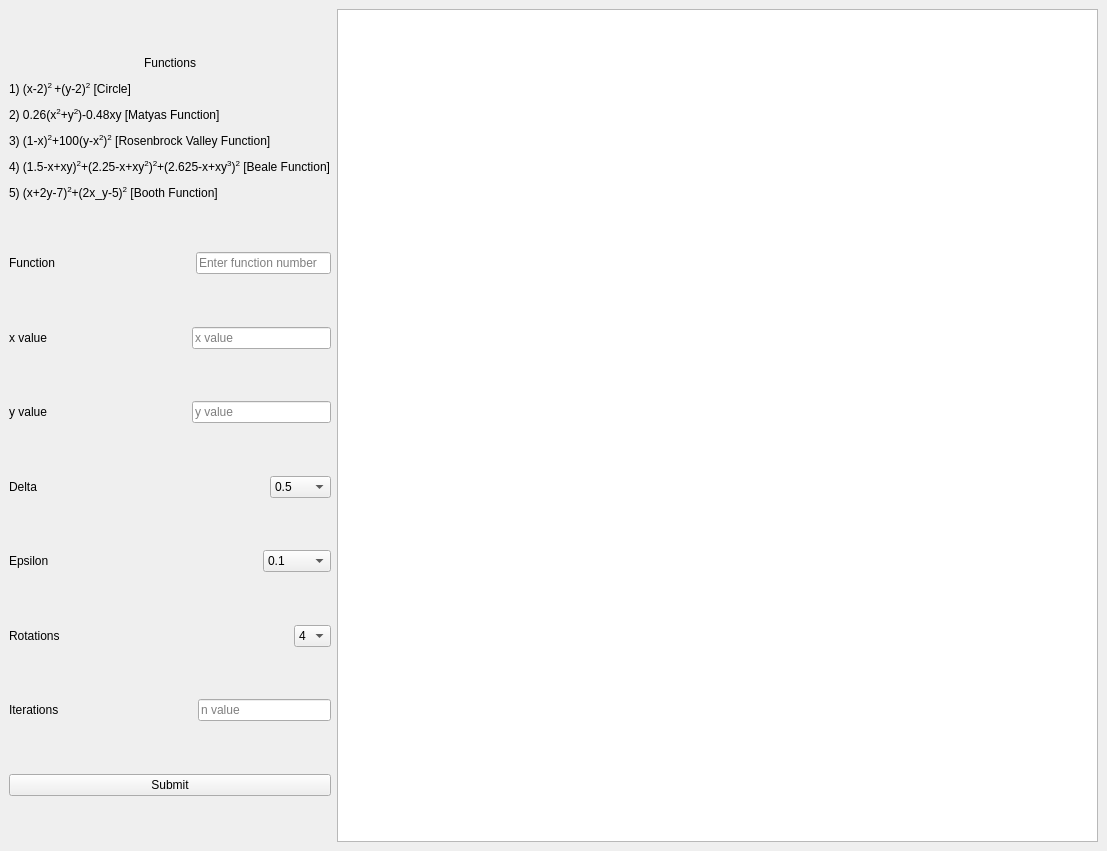
<?xml version="1.0" encoding="UTF-8"?>
<ui version="4.0">
 <class>MainWindow</class>
 <widget class="QMainWindow" name="MainWindow">
  <property name="geometry">
   <rect>
    <x>0</x>
    <y>0</y>
    <width>1107</width>
    <height>851</height>
   </rect>
  </property>
  <property name="windowTitle">
   <string>MainWindow</string>
  </property>
  <widget class="QWidget" name="centralwidget">
   <layout class="QFormLayout" name="formLayout">
    <item row="0" column="0">
     <layout class="QVBoxLayout" name="verticalLayout">
      <item>
       <spacer name="verticalSpacer">
        <property name="orientation">
         <enum>Qt::Vertical</enum>
        </property>
        <property name="sizeHint" stdset="0">
         <size>
          <width>20</width>
          <height>40</height>
         </size>
        </property>
       </spacer>
      </item>
      <item>
       <widget class="QLabel" name="label_7">
        <property name="text">
         <string>&lt;html&gt;&lt;head/&gt;&lt;body&gt;&lt;p align=&quot;center&quot;&gt;Functions&lt;/p&gt;&lt;p&gt;1) (x-2)&lt;span style=&quot; vertical-align:super;&quot;&gt;2 &lt;/span&gt;+(y-2)&lt;span style=&quot; vertical-align:super;&quot;&gt;2&lt;/span&gt; [Circle]&lt;/p&gt;&lt;p&gt;2) 0.26(x&lt;span style=&quot; vertical-align:super;&quot;&gt;2&lt;/span&gt;+y&lt;span style=&quot; vertical-align:super;&quot;&gt;2&lt;/span&gt;)-0.48xy [Matyas Function]&lt;/p&gt;&lt;p&gt;3) (1-x)&lt;span style=&quot; vertical-align:super;&quot;&gt;2&lt;/span&gt;+100(y-x&lt;span style=&quot; vertical-align:super;&quot;&gt;2&lt;/span&gt;)&lt;span style=&quot; vertical-align:super;&quot;&gt;2&lt;/span&gt; [Rosenbrock Valley Function]&lt;/p&gt;&lt;p&gt;4) (1.5-x+xy)&lt;span style=&quot; vertical-align:super;&quot;&gt;2&lt;/span&gt;+(2.25-x+xy&lt;span style=&quot; vertical-align:super;&quot;&gt;2&lt;/span&gt;)&lt;span style=&quot; vertical-align:super;&quot;&gt;2&lt;/span&gt;+(2.625-x+xy&lt;span style=&quot; vertical-align:super;&quot;&gt;3&lt;/span&gt;)&lt;span style=&quot; vertical-align:super;&quot;&gt;2&lt;/span&gt; [Beale Function]&lt;/p&gt;&lt;p&gt;5) (x+2y-7)&lt;span style=&quot; vertical-align:super;&quot;&gt;2&lt;/span&gt;+(2x_y-5)&lt;span style=&quot; vertical-align:super;&quot;&gt;2&lt;/span&gt;  [Booth Function]&lt;/p&gt;&lt;/body&gt;&lt;/html&gt;</string>
        </property>
       </widget>
      </item>
      <item>
       <spacer name="verticalSpacer_2">
        <property name="orientation">
         <enum>Qt::Vertical</enum>
        </property>
        <property name="sizeHint" stdset="0">
         <size>
          <width>20</width>
          <height>40</height>
         </size>
        </property>
       </spacer>
      </item>
      <item>
       <layout class="QHBoxLayout" name="horizontalLayout">
        <item>
         <widget class="QLabel" name="label_6">
          <property name="text">
           <string>Function</string>
          </property>
         </widget>
        </item>
        <item>
         <spacer name="horizontalSpacer_6">
          <property name="orientation">
           <enum>Qt::Horizontal</enum>
          </property>
          <property name="sizeHint" stdset="0">
           <size>
            <width>40</width>
            <height>20</height>
           </size>
          </property>
         </spacer>
        </item>
        <item>
         <widget class="QLineEdit" name="funNum">
          <property name="inputMask">
           <string>9</string>
          </property>
          <property name="text">
           <string/>
          </property>
          <property name="placeholderText">
           <string>Enter function number</string>
          </property>
         </widget>
        </item>
       </layout>
      </item>
      <item>
       <spacer name="verticalSpacer_3">
        <property name="orientation">
         <enum>Qt::Vertical</enum>
        </property>
        <property name="sizeHint" stdset="0">
         <size>
          <width>20</width>
          <height>40</height>
         </size>
        </property>
       </spacer>
      </item>
      <item>
       <layout class="QHBoxLayout" name="horizontalLayout_2">
        <item>
         <widget class="QLabel" name="label">
          <property name="text">
           <string>x value</string>
          </property>
         </widget>
        </item>
        <item>
         <spacer name="horizontalSpacer">
          <property name="orientation">
           <enum>Qt::Horizontal</enum>
          </property>
          <property name="sizeHint" stdset="0">
           <size>
            <width>40</width>
            <height>20</height>
           </size>
          </property>
         </spacer>
        </item>
        <item>
         <widget class="QLineEdit" name="xVal">
          <property name="inputMask">
           <string>009</string>
          </property>
          <property name="text">
           <string/>
          </property>
          <property name="maxLength">
           <number>3</number>
          </property>
          <property name="frame">
           <bool>true</bool>
          </property>
          <property name="placeholderText">
           <string>x value</string>
          </property>
         </widget>
        </item>
       </layout>
      </item>
      <item>
       <spacer name="verticalSpacer_4">
        <property name="orientation">
         <enum>Qt::Vertical</enum>
        </property>
        <property name="sizeHint" stdset="0">
         <size>
          <width>20</width>
          <height>40</height>
         </size>
        </property>
       </spacer>
      </item>
      <item>
       <layout class="QHBoxLayout" name="horizontalLayout_3">
        <item>
         <widget class="QLabel" name="label_2">
          <property name="text">
           <string>y value</string>
          </property>
         </widget>
        </item>
        <item>
         <spacer name="horizontalSpacer_2">
          <property name="orientation">
           <enum>Qt::Horizontal</enum>
          </property>
          <property name="sizeHint" stdset="0">
           <size>
            <width>40</width>
            <height>20</height>
           </size>
          </property>
         </spacer>
        </item>
        <item>
         <widget class="QLineEdit" name="yVal">
          <property name="inputMask">
           <string>009</string>
          </property>
          <property name="text">
           <string/>
          </property>
          <property name="placeholderText">
           <string>y value</string>
          </property>
         </widget>
        </item>
       </layout>
      </item>
      <item>
       <spacer name="verticalSpacer_5">
        <property name="orientation">
         <enum>Qt::Vertical</enum>
        </property>
        <property name="sizeHint" stdset="0">
         <size>
          <width>20</width>
          <height>40</height>
         </size>
        </property>
       </spacer>
      </item>
      <item>
       <layout class="QHBoxLayout" name="horizontalLayout_4">
        <item>
         <widget class="QLabel" name="label_3">
          <property name="text">
           <string>Delta</string>
          </property>
         </widget>
        </item>
        <item>
         <spacer name="horizontalSpacer_3">
          <property name="orientation">
           <enum>Qt::Horizontal</enum>
          </property>
          <property name="sizeHint" stdset="0">
           <size>
            <width>40</width>
            <height>20</height>
           </size>
          </property>
         </spacer>
        </item>
        <item>
         <widget class="QComboBox" name="delVal">
          <item>
           <property name="text">
            <string>0.5</string>
           </property>
          </item>
          <item>
           <property name="text">
            <string>0.05</string>
           </property>
          </item>
          <item>
           <property name="text">
            <string>0.005</string>
           </property>
          </item>
         </widget>
        </item>
       </layout>
      </item>
      <item>
       <spacer name="verticalSpacer_6">
        <property name="orientation">
         <enum>Qt::Vertical</enum>
        </property>
        <property name="sizeHint" stdset="0">
         <size>
          <width>20</width>
          <height>40</height>
         </size>
        </property>
       </spacer>
      </item>
      <item>
       <layout class="QHBoxLayout" name="horizontalLayout_5">
        <item>
         <widget class="QLabel" name="label_4">
          <property name="text">
           <string>Epsilon</string>
          </property>
         </widget>
        </item>
        <item>
         <spacer name="horizontalSpacer_4">
          <property name="orientation">
           <enum>Qt::Horizontal</enum>
          </property>
          <property name="sizeHint" stdset="0">
           <size>
            <width>40</width>
            <height>20</height>
           </size>
          </property>
         </spacer>
        </item>
        <item>
         <widget class="QComboBox" name="epiVal">
          <item>
           <property name="text">
            <string>0.1</string>
           </property>
          </item>
          <item>
           <property name="text">
            <string>0.01</string>
           </property>
          </item>
          <item>
           <property name="text">
            <string>0.001</string>
           </property>
          </item>
          <item>
           <property name="text">
            <string>0.0001</string>
           </property>
          </item>
         </widget>
        </item>
       </layout>
      </item>
      <item>
       <spacer name="verticalSpacer_7">
        <property name="orientation">
         <enum>Qt::Vertical</enum>
        </property>
        <property name="sizeHint" stdset="0">
         <size>
          <width>20</width>
          <height>40</height>
         </size>
        </property>
       </spacer>
      </item>
      <item>
       <layout class="QHBoxLayout" name="horizontalLayout_6">
        <item>
         <widget class="QLabel" name="label_8">
          <property name="text">
           <string>Rotations</string>
          </property>
         </widget>
        </item>
        <item>
         <spacer name="horizontalSpacer_7">
          <property name="orientation">
           <enum>Qt::Horizontal</enum>
          </property>
          <property name="sizeHint" stdset="0">
           <size>
            <width>40</width>
            <height>20</height>
           </size>
          </property>
         </spacer>
        </item>
        <item>
         <widget class="QComboBox" name="rot">
          <item>
           <property name="text">
            <string>4</string>
           </property>
          </item>
          <item>
           <property name="text">
            <string>8</string>
           </property>
          </item>
         </widget>
        </item>
       </layout>
      </item>
      <item>
       <spacer name="verticalSpacer_10">
        <property name="orientation">
         <enum>Qt::Vertical</enum>
        </property>
        <property name="sizeHint" stdset="0">
         <size>
          <width>20</width>
          <height>40</height>
         </size>
        </property>
       </spacer>
      </item>
      <item>
       <layout class="QHBoxLayout" name="horizontalLayout_7">
        <item>
         <widget class="QLabel" name="label_5">
          <property name="text">
           <string>Iterations</string>
          </property>
         </widget>
        </item>
        <item>
         <spacer name="horizontalSpacer_5">
          <property name="orientation">
           <enum>Qt::Horizontal</enum>
          </property>
          <property name="sizeHint" stdset="0">
           <size>
            <width>40</width>
            <height>20</height>
           </size>
          </property>
         </spacer>
        </item>
        <item>
         <widget class="QLineEdit" name="nVal">
          <property name="inputMask">
           <string>009</string>
          </property>
          <property name="text">
           <string/>
          </property>
          <property name="placeholderText">
           <string>n value</string>
          </property>
         </widget>
        </item>
       </layout>
      </item>
      <item>
       <spacer name="verticalSpacer_8">
        <property name="orientation">
         <enum>Qt::Vertical</enum>
        </property>
        <property name="sizeHint" stdset="0">
         <size>
          <width>20</width>
          <height>40</height>
         </size>
        </property>
       </spacer>
      </item>
      <item>
       <widget class="QPushButton" name="subBut">
        <property name="text">
         <string>Submit</string>
        </property>
       </widget>
      </item>
      <item>
       <spacer name="verticalSpacer_9">
        <property name="orientation">
         <enum>Qt::Vertical</enum>
        </property>
        <property name="sizeHint" stdset="0">
         <size>
          <width>20</width>
          <height>40</height>
         </size>
        </property>
       </spacer>
      </item>
     </layout>
    </item>
    <item row="0" column="1">
     <widget class="QTextBrowser" name="op"/>
    </item>
   </layout>
  </widget>
 </widget>
 <resources/>
 <connections/>
</ui>
